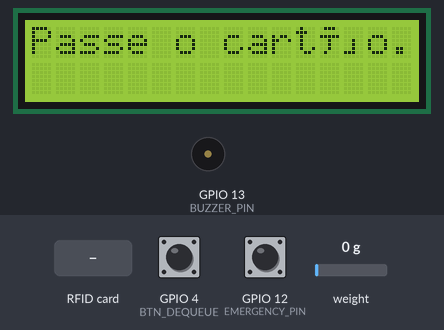
Simulated run of this sketch. Board: ESP32. Shown: 16×2 character LCD, buzzer (waves = sounding, pin HIGH). Inputs (shaded band) come from the test bench; at power-on: GPIO 12 (EMERGENCY_PIN) HIGH, GPIO 4 (BTN_DEQUEUE) HIGH, weight on the scale 0 g. EEPROM starts erased; pins used as bus, display or sensor lines are not drawn.

Above: at 10.5 s.
10.6 s: RFID card 5E 7A 19 C4 held to the reader
At 12.4 s:
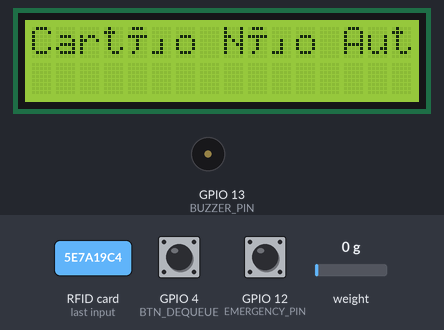
13.6 s: GPIO 12 (EMERGENCY_PIN) pulled LOW for 1 s
At 14.5 s:
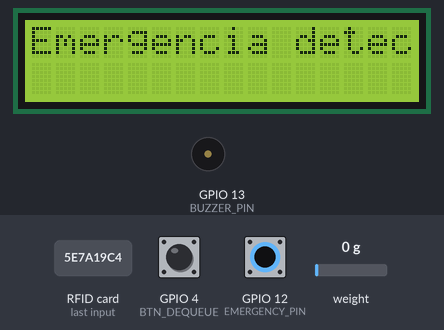
19.2 s: RFID card 1B D8 AC 6F held to the reader
At 20.8 s:
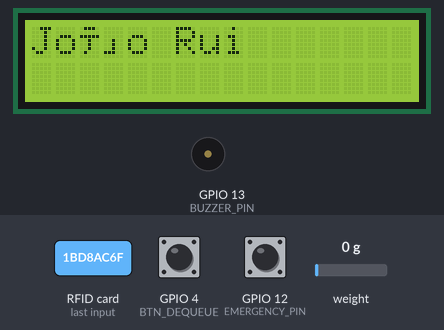
21.6 s: GPIO 4 (BTN_DEQUEUE) pulled LOW for 0.15 s
At 22.3 s:
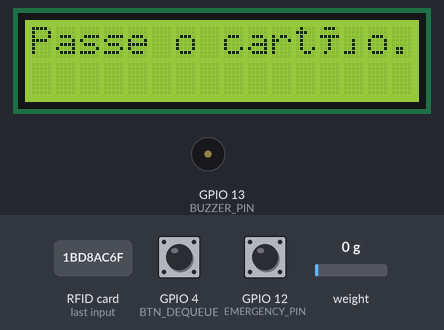
24.7 s: GPIO 12 (EMERGENCY_PIN) pulled LOW for 3.2 s
At 25.9 s:
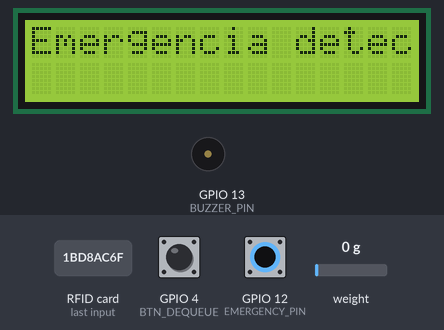
Timing chart, 0 to 27.7 s (numbered marks = the images above; inputs shaded):
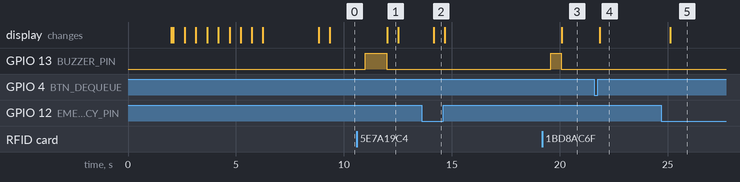

Measured:
- after the input at 10.6 s, GPIO 13 (BUZZER_PIN): LOW → HIGH after 0.38 s, → LOW 1.0 s later; the display: changes after 1.4 s (image 1)
- after the input at 13.6 s, the display: changes after 0.56 s (image 2)
- after the input at 19.2 s, GPIO 13 (BUZZER_PIN): LOW → HIGH after 0.37 s, → LOW 0.50 s later; the display: changes after 0.89 s (image 3)
- after the input at 21.6 s, the display: changes after 0.26 s (image 4)
- after the input at 24.7 s, the display: changes after 0.42 s (image 5)
- what the display in image 1 shows lasts 0.5 s, from 12.0 s to 12.5 s

The sketch:

esp32.ino
```cpp
// BIBLIOTECAS
#include <SPI.h>
#include "Wire.h"
#include <WiFi.h>
#include <ESPAsyncWebServer.h>
#include "webserver.h"
#include <AsyncTCP.h>
#include <Arduino.h>
#include "HX711.h"
#include <MFRC522.h>
#include "LiquidCrystal_PCF8574.h"
#include <HTTPClient.h>
#include <EEPROM.h>

// CONSTANTES
#define MAX 9
#define IO 2
#define MAX_STRING 100
#define BTN_ENQUEUE 16
#define BTN_DEQUEUE 4
#define RFID_CS 25
#define LOADCELL_DT 2
#define LOADCELL_SCK 15
#define BUZZER_PIN 13
#define LCD_ADDRESS 0x27
#define LCD_ROWS 2
#define LCD_COLUMS 16
#define BACKLIGHT 90
#define EMERGENCY_PIN 12
#define EEPROM_SIZE 512

// DEFINÍÇÃO DA FILA
int tail = 0, head = 0, contador = 0;   // Variáveis da FILA
ST_FUNCIONARIO funcionarios[1] = {{"João Rui", {0x1B, 0xD8, 0xAC, 0x6F}}};
unsigned int peso = 0;
ST_COMPARTIMENTO compartimentos[MAX] = {
  {false, 0, NULL},
  {false, 0, NULL},
  {false, 0, NULL},
  {false, 0, NULL},
  {false, 0, NULL},
  {false, 0, NULL},
  {false, 0, NULL},
  {false, 0, NULL},
  {false, 0, NULL}
};

// VARIÁVEIS GLOBAIS
const char *ssid = "ProjetoFinal";
const char *password = "danielventura";
volatile bool btnEnqueuePressionado = false;
volatile bool btnDequeuePressionado = false;
volatile bool acessoAutorizado = false;
volatile bool btnEmergencia = false;

// FUNÇÕES
void enqueue(void);
void dequeue(void);
void adiconarMaterial(int tail);
void removerMaterial(int head);
void iniciarBotoes(void);
void welcome(void);
void menu(void);
bool checkID(void);
void saveEEPROM(void);
void carregarEEPROM(void);
void IRAM_ATTR enqueueISR(void);
void IRAM_ATTR dequeueISR(void);
void IRAM_ATTR emergenciaISR(void);

// CONFIGURAÇÕES
AsyncWebServer server(80);
HX711 scale;
MFRC522 rfid(RFID_CS, 34);
LiquidCrystal_PCF8574 lcdI2C(LCD_ADDRESS);

void setup(void) {
  Serial.begin(115200);

  // ACESS POINT
  WiFi.softAP(ssid, password);
  iniciarWebServer();

// COMUNICAÇÃO COM ARDUINO
  Serial2.begin(9600, SERIAL_8N1, -1, 17); // RX não é utilizado

// EEPROM
  EEPROM.begin(512);
  carregarEEPROM();

// LOADCELL
  scale.begin(LOADCELL_DT, LOADCELL_SCK);
  scale.set_scale(390); // Valor da Calibração
  scale.tare();  // Zerar a Balança
  delay(1000);

// BUZZER
  pinMode(BUZZER_PIN, OUTPUT);
  digitalWrite(BUZZER_PIN, LOW);

// BOTÕES
  pinMode(BTN_ENQUEUE, INPUT_PULLUP);
  pinMode(BTN_DEQUEUE, INPUT_PULLUP);
  pinMode(EMERGENCY_PIN, INPUT_PULLUP);

// LCD
  Wire.begin(26, 27);
  lcdI2C.begin(LCD_COLUMS, LCD_ROWS);
  lcdI2C.setBacklight(BACKLIGHT);
  welcome();

// INTERRUPÇÕES
  attachInterrupt(BTN_ENQUEUE, enqueueISR, RISING);
  attachInterrupt(BTN_DEQUEUE, dequeueISR, RISING);
  attachInterrupt(EMERGENCY_PIN, emergenciaISR, FALLING);

// RFID
  SPI.begin(33, 35, 32, RFID_CS); // Inicia Comunicação SPI
  pinMode(RFID_CS, OUTPUT);
  digitalWrite(RFID_CS, HIGH); // Desativa o Chip Select
  delay(1000);
  rfid.PCD_Init();

  menu();
}

void loop(void) {
  if (btnEmergencia) {
    lcdI2C.clear();
    lcdI2C.setCursor(0, 0);
    lcdI2C.print("Emergencia detectada!");
    while (digitalRead(EMERGENCY_PIN) == LOW){
    	delay(100);
    }
    btnEmergencia = false;
    lcdI2C.clear();
  }
  if (!acessoAutorizado) {
    lcdI2C.clear();
    lcdI2C.setCursor(0, 0);
    lcdI2C.print("Passe o cartão.");
    if (rfid.PICC_IsNewCardPresent() && rfid.PICC_ReadCardSerial()){
      if(checkID()){
        digitalWrite(BUZZER_PIN, HIGH);
        delay(500);
        digitalWrite(BUZZER_PIN, LOW);
        lcdI2C.clear();
        lcdI2C.setCursor(0, 0);
        lcdI2C.print(funcionarios[0].nome);
        acessoAutorizado = true;
      } else {
        digitalWrite(BUZZER_PIN, HIGH);
        delay(1000);
        digitalWrite(BUZZER_PIN, LOW);
        lcdI2C.clear();
        lcdI2C.setCursor(0, 0);
        lcdI2C.print("Cartão Não Autorizado.");
      }
      rfid.PICC_HaltA();
    }
    delay(500);
  }else {
    iniciarBotoes();
  }
}

// FIFO - Inserir Compartimento
void enqueue(void){
  if(contador != MAX){
    peso = scale.get_units(5);
    lcdI2C.setCursor(0, 1);
    lcdI2C.print(peso);
    compartimentos[tail].estado = true;
    compartimentos[tail].peso = peso;
    compartimentos[tail].funcionario = &funcionarios[0];
    adicionarMaterial(tail);
    tail++;
    contador++;
    if (tail == MAX){
      tail = 0;
    }
    saveEEPROM();
  }else {
    lcdI2C.clear();
    lcdI2C.setCursor(0, 0);
    lcdI2C.print("Armazem cheio.");
    delay(500);
  }
  acessoAutorizado = false;
}

// FIFO - Remover Compartimento
void dequeue(void){
  if(contador != 0){
    compartimentos[head].estado = false;
    removerMaterial(head);
    head++;
    contador--;
    if (head == MAX){
      head = 0;
    }
    saveEEPROM();
  }else {
    lcdI2C.clear();
    lcdI2C.setCursor(0, 0);
    lcdI2C.print("Armazem Vazio.");
    delay(500);
  }
  acessoAutorizado = false;
}

// Enviar o Compartimento a Adicionar
void adicionarMaterial(int tail){
  switch(tail){
    case 0: Serial2.write('1'); break;
    case 1: Serial2.write('2'); break;
    case 2: Serial2.write('3'); break;
    case 3: Serial2.write('4'); break;
    case 4: Serial2.write('5'); break;
    case 5: Serial2.write('6'); break;
    case 6: Serial2.write('7'); break;
    case 7: Serial2.write('8'); break;
    case 8: Serial2.write('9'); break;
    default: break;
  }
}

// Enviar o Compartimento a Remover
void removerMaterial(int head){
  switch(head){
    case 0: Serial2.write('A'); break;
    case 1: Serial2.write('B'); break;
    case 2: Serial2.write('C'); break;
    case 3: Serial2.write('D'); break;
    case 4: Serial2.write('E'); break;
    case 5: Serial2.write('F'); break;
    case 6: Serial2.write('G'); break;
    case 7: Serial2.write('H'); break;
    case 8: Serial2.write('I'); break;
    default: break;
  }
}

// Verificar os Botões
void iniciarBotoes(void){
    if(btnEnqueuePressionado){
      btnEnqueuePressionado = false;    // Reset Flag
      enqueue();
    }

    if(btnDequeuePressionado){
      btnDequeuePressionado = false;    // Reset Flag
      dequeue();
    }
    delay(50);
}

// Verificar o RFID Card
bool checkID(void) {
  if (rfid.uid.size != sizeof(funcionarios[0].ID)) {
    return false;
  }
  for (byte i = 0; i < sizeof(funcionarios[0].ID); i++) {
    if (rfid.uid.uidByte[i] != funcionarios[0].ID[i]) {
      return false;
    }
  }
  return true;
}

void welcome(void){
  lcdI2C.clear();
  lcdI2C.print("");
  lcdI2C.print("    Bem-Vindo    ");
  char string[] = "Sistema de Armazenamento";
  int contador = strlen(string);
  for (int i = 0; i <= contador - 16; i++){
    lcdI2C.setCursor(0, 1);
    lcdI2C.print(string + i);
    delay(500);
  }
  delay(1000);
}

void menu(void){
  lcdI2C.clear();
  lcdI2C.setCursor(0, 0);
  lcdI2C.print("   [1] - FIFO");
  lcdI2C.setCursor(0, 1);
  lcdI2C.print("  [2] - Manual");
  delay(500);
}

void saveEEPROM(void){
    int addr = 0;
    EEPROM.put(addr, contador);
    addr += 4;
    EEPROM.put(addr, head);
    addr += 4;
    EEPROM.put(addr, tail);
    addr += 4;
    for (int i = 0; i < MAX; i++){
      EEPROM.write(addr++, compartimentos[i].estado);   // 1 BYTE
      EEPROM.put(addr, compartimentos[i].peso);
      addr += 4;
    }
    EEPROM.commit();
}

void carregarEEPROM(void){
    int addr = 0;
    EEPROM.get(addr, contador);
    addr += 4;
    EEPROM.get(addr, head);
    addr += 4;
    EEPROM.get(addr, tail);
    addr += 4;
    for (int i = 0; i < MAX; i++){
      compartimentos[i].estado = EEPROM.read(addr++);
      EEPROM.get(addr, compartimentos[i].peso);
      addr += 4;
    }
}

void IRAM_ATTR enqueueISR(void){
   btnEnqueuePressionado = true;   // Flag
}

void IRAM_ATTR dequeueISR(void){
  btnDequeuePressionado = true;    // Flag
}

void IRAM_ATTR emergenciaISR(void){
  btnEmergencia = true;
}
```

webserver.h
```cpp
#ifndef WEBSERVER_H
#define WEBSERVER_H

#include <ESPAsyncWebServer.h>

extern AsyncWebServer server;

#ifndef MAX
#define MAX 9
#endif

// STRUCTS
typedef struct {
  char nome[100];
  unsigned char ID[4];
}ST_FUNCIONARIO;

typedef struct {
  bool estado;
  unsigned int peso;
  ST_FUNCIONARIO *funcionario;
} ST_COMPARTIMENTO;

extern ST_COMPARTIMENTO compartimentos[MAX];

// HTML
const char htmlPage[] PROGMEM = R"rawliteral(
<!DOCTYPE html>
<html lang="pt">
<head>
    <meta charset="UTF-8">
    <meta name="viewport" content="width=device-width, initial-scale=1.0">
    <title>ASRS Compartimentos</title>
    <style>
        body { font-family: Arial, sans-serif; text-align: center; }
        .container {
            display: flex;
            flex-wrap: wrap;
            justify-content: center;
            gap: 20px;
            margin-top: 20px;
        }
        .compartimento {
            width: 70px;
            height: 70px;
            border-radius: 5px;
            display: flex;
            justify-content: center;
            align-items: center;
            font-weight: bold;
        }
        .livre { background-color: green; }
        .ocupado { background-color: red; }
        .peso {
            margin-top: 5px;
            font-size: 14px;
        }
        .compartimento-container {
            text-align: center;
        }
    </style>
    <script>
        function atualizarCompartimentos() {
            fetch('/status')
            .then(response => response.json())
            .then(data => {
                for (let i = 0; i < 9; i++) {
                    let compartimento = document.getElementById("comp" + i);
                    let peso = document.getElementById("peso" + i);
                    compartimento.className = data[i].estado ? "compartimento ocupado" : "compartimento livre";
                    if (data[i].funcionario) {
                        compartimento.innerText = `${data[i].funcionario.nome}`;
                    } else {
                        compartimento.innerText = "Vazio";
                    }
                    peso.innerText = `${data[i].peso}gr`;
                }
            });
        }
        setInterval(atualizarCompartimentos, 1000);
    </script>
</head>
<body>
    <h1>Estado dos Compartimentos</h1>
    <div class="container">
        <div class="compartimento-container">
            <div id="comp8" class="compartimento livre">9</div>
            <div id="peso8" class="peso">0gr</div>
        </div>

        <div class="compartimento-container">
            <div id="comp7" class="compartimento livre">8</div>
            <div id="peso7" class="peso">0gr</div>
        </div>

        <div class="compartimento-container">
            <div id="comp6" class="compartimento livre">7</div>
            <div id="peso6" class="peso">0gr</div>
        </div>

        <div class="compartimento-container">
            <div id="comp5" class="compartimento livre">6</div>
            <div id="peso5" class="peso">0gr</div>
        </div>

        <div class="compartimento-container">
            <div id="comp4" class="compartimento livre">5</div>
            <div id="peso4" class="peso">0gr</div>
        </div>

        <div class="compartimento-container">
            <div id="comp3" class="compartimento livre">4</div>
            <div id="peso3" class="peso">0gr</div>
        </div>

        <div class="compartimento-container">
            <div id="comp2" class="compartimento livre">3</div>
            <div id="peso2" class="peso">0gr</div>
        </div>

        <div class="compartimento-container">
            <div id="comp1" class="compartimento livre">2</div>
            <div id="peso1" class="peso">0gr</div>
        </div>

        <div class="compartimento-container">
            <div id="comp0" class="compartimento livre">1</div>
            <div id="peso0" class="peso">0gr</div>
        </div>
    </div>
</body>
</html>
)rawliteral";

// Retornar o estado dos compartimentos
String estadoJson(void) {
    String json = "[";
    for (int i = 0; i < MAX; i++) {
        json += "{";
        json += "\"estado\":" + String(compartimentos[i].estado ? "1" : "0") + ",";
        if (compartimentos[i].funcionario != nullptr) {
            json += "\"funcionario\": {\"nome\": \"" + String(compartimentos[i].funcionario->nome) + "\"},";
        }
        json += "\"peso\":" + String(compartimentos[i].peso);
        json += "}";
        if (i < MAX - 1) json += ",";
    }
    json += "]";
    return json;
}

void iniciarWebServer(void) {
    server.on("/", HTTP_GET, [](AsyncWebServerRequest *request) {
        request->send_P(200, "text/html", htmlPage);
    });

    server.on("/status", HTTP_GET, [](AsyncWebServerRequest *request) {
        request->send(200, "application/json", estadoJson());
    });

    server.begin();
}

#endif
```
